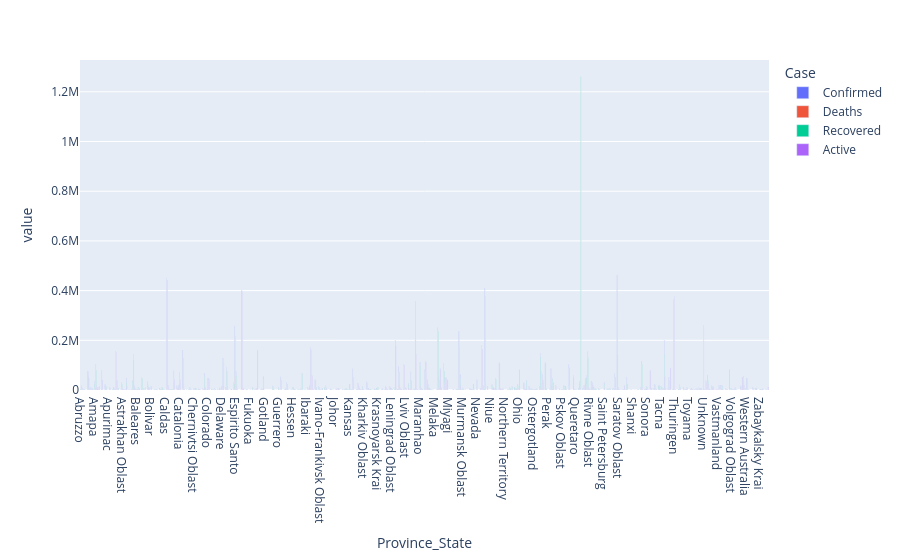

Source (notebook cell):
### Markdown cell above
### Plot Province/State Wise Confirmed cases in USA

### Code cell
dg= df.groupby('Province_State')[['Confirmed', 'Deaths', 'Recovered', 'Active']].sum().reset_index()

fig= px.bar(
    dg,
    'Province_State',
    ['Confirmed', 'Deaths', 'Recovered', 'Active'],
    barmode= 'group',
    text_auto= True
)
fig.update_layout(legend_title_text='Case')
fig.show()

### Figure 1 — Plotly figure (JSON) as saved in the notebook; plotly's stock layout.template omitted (floating-point values rounded to 4 significant figures; data arrays with more than 128 entries replaced by an {"elided": "..."} marker saying what was removed)
{"data": [{"alignmentgroup": "True", "hovertemplate": "variable=Confirmed<br>Province_State=%{x}<br>value=%{y}<extra></extra>", "legendgroup": "Confirmed", "marker": {"color": "#636efa", "pattern": {"shape": ""}}, "name": "Confirmed", "offsetgroup": "Confirmed", "orientation": "v", "showlegend": true, "textposition": "auto", "texttemplate": "%{y}", "type": "bar", "x": {"elided": "584 str values"}, "xaxis": "x", "y": {"elided": "584 int values"}, "yaxis": "y"}, {"alignmentgroup": "True", "hovertemplate": "variable=Deaths<br>Province_State=%{x}<br>value=%{y}<extra></extra>", "legendgroup": "Deaths", "marker": {"color": "#EF553B", "pattern": {"shape": ""}}, "name": "Deaths", "offsetgroup": "Deaths", "orientation": "v", "showlegend": true, "textposition": "auto", "texttemplate": "%{y}", "type": "bar", "x": {"elided": "584 str values"}, "xaxis": "x", "y": {"elided": "584 int values"}, "yaxis": "y"}, {"alignmentgroup": "True", "hovertemplate": "variable=Recovered<br>Province_State=%{x}<br>value=%{y}<extra></extra>", "legendgroup": "Recovered", "marker": {"color": "#00cc96", "pattern": {"shape": ""}}, "name": "Recovered", "offsetgroup": "Recovered", "orientation": "v", "showlegend": true, "textposition": "auto", "texttemplate": "%{y}", "type": "bar", "x": {"elided": "584 str values"}, "xaxis": "x", "y": {"elided": "584 int values"}, "yaxis": "y"}, {"alignmentgroup": "True", "hovertemplate": "variable=Active<br>Province_State=%{x}<br>value=%{y}<extra></extra>", "legendgroup": "Active", "marker": {"color": "#ab63fa", "pattern": {"shape": ""}}, "name": "Active", "offsetgroup": "Active", "orientation": "v", "showlegend": true, "textposition": "auto", "texttemplate": "%{y}", "type": "bar", "x": {"elided": "584 str values"}, "xaxis": "x", "y": {"elided": "584 int values"}, "yaxis": "y"}], "layout": {"barmode": "group", "legend": {"title": {"text": "Case"}, "tracegroupgap": 0}, "margin": {"t": 60}, "xaxis": {"anchor": "y", "domain": [0, 1], "title": {"text": "Province_State"}}, "yaxis": {"anchor": "x", "domain": [0, 1], "title": {"text": "value"}}}}
